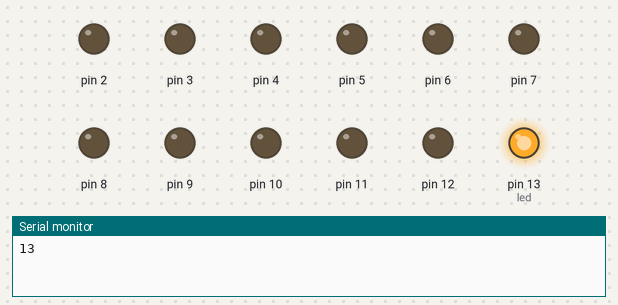
This sketch was run on a simulated Arduino Uno, built with avr-gcc and run on an emulated ATmega328P. On the bench: output pins drawn as LEDs (lit = HIGH), the last lines printed to the serial monitor. Pins used as bus, display or sensor lines are not drawn.

Above: at 0.15 s.
At 2.55 s:
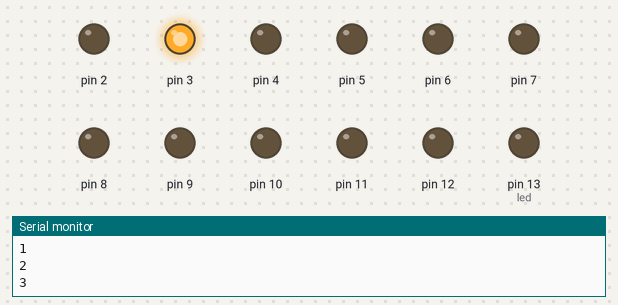
At 3.75 s:
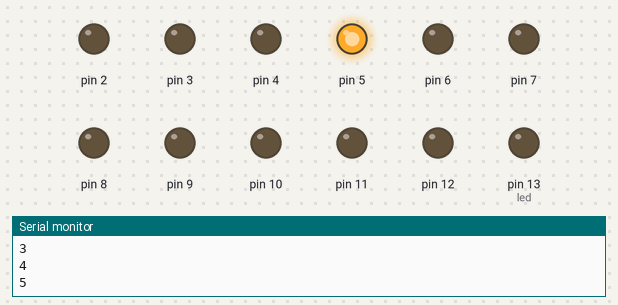
At 4.95 s:
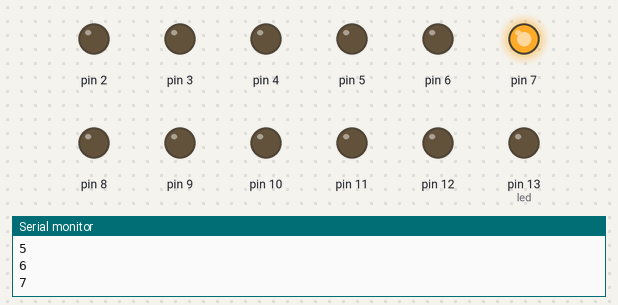
At 7.35 s:
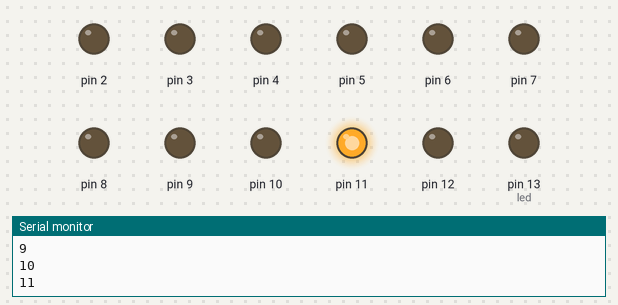
At 9.4 s:
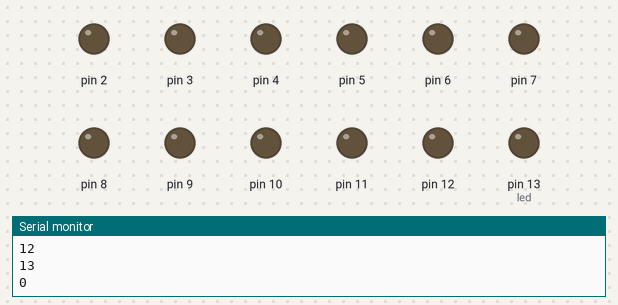
Timing chart, 0 to 10.9 s (numbered marks = the images above):
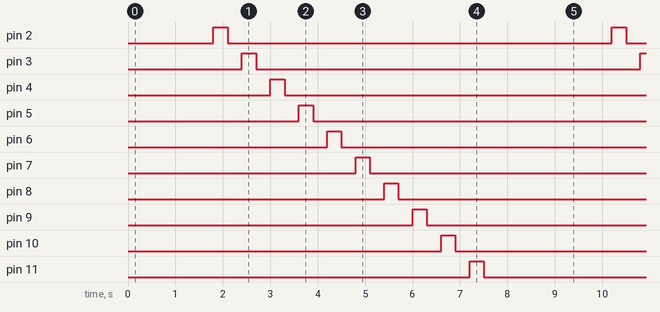

Measured:
- by itself, pin 2–12, pin 13 (led): alternates HIGH for 0.30 s and LOW for 8.1 s
- by itself, everything shown: repeats every 8.4 s, in 24 steps

The sketch:

Test_Blink_all_Ports_XBEESHIELD.ino
```cpp
/*
  Blink All
  Blinks all the ports on an UNO
 */

// Pin 13 has an LED connected on most Arduino boards.
// give it a name:
int led = 13;
int loopspeed=300;
// the setup routine runs once when you press reset:
void setup() {
  // initialize the digital pin as an output.
for(int j=0; j<14;j++){
  pinMode(j, OUTPUT);

}
  Serial.begin(9600);

}

// the loop routine runs over and over again forever:
void loop() {
Serial.println(led);
  digitalWrite(led, HIGH);   // turn the LED on (HIGH is the voltage level)
  delay(loopspeed);               // wait for a second
  digitalWrite(led, LOW);    // turn the LED off by making the voltage LOW
  delay(loopspeed);               // wait for a second
led++;
  if(led >13){led=0;}

}
```
